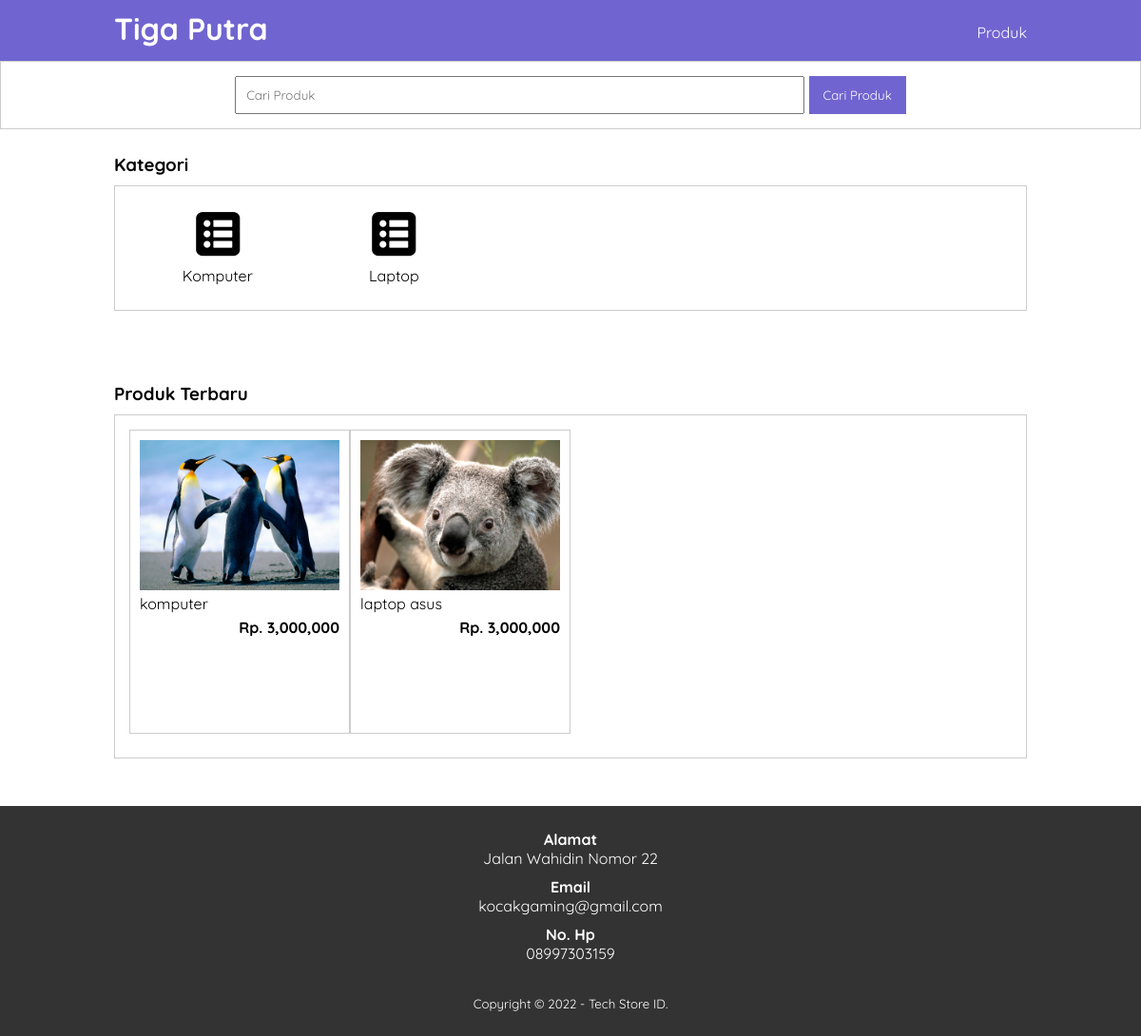
The page / on the database its author committed.
### tables this page shows
CREATE TABLE `tb_category` (
  `category_id` int(11) NOT NULL,
  `category_name` varchar(25) NOT NULL
);

CREATE TABLE `tb_product` (
  `product_id` int(11) NOT NULL,
  `category_id` int(11) NOT NULL,
  `product_name` varchar(100) NOT NULL,
  `product_price` int(11) NOT NULL,
  `product_description` text NOT NULL,
  `product_image` varchar(100) NOT NULL,
  `product_status` tinyint(1) NOT NULL,
  `date_created` timestamp NOT NULL DEFAULT CURRENT_TIMESTAMP
);

### index.php (the view, shortened to what this page needs)
<?php
include 'koneksi.php';
$kontak = mysqli_query($conn, "SELECT admin_telp, admin_email, admin_address FROM tb_admin WHERE admin_id = 1 ");
$a = mysqli_fetch_object($kontak);
?>
<!DOCTYPE html>
<html lang="en">
<head>
    <link rel="stylesheet" href="css/style.css">
</head>
<body>
    <header>
        <div class="container">
            <h1><a href="index.php">Tiga Putra</h1>
            <ul>
                <li><a href="produk.php">Produk</a></li>
            </ul>
        </div>
    </header>
    <div class="search">
        <div class="container">
            <form action="produk.php">
                <input type="text" name="search" placeholder="Cari Produk">
                <input type="submit" name="cari" value="Cari Produk">
            </form>
        </div>
    </div>
    <div class="section">
        <div class="container">
            <h3>Kategori</h3>
            <div class="box">
                <?php
                $kategori = mysqli_query($conn, "SELECT * FROM tb_category ORDER BY category_id DESC");
                if (mysqli_num_rows($kategori) > 0) {
                    while ($k = mysqli_fetch_array($kategori)) {
                        ?>
                        <a href="produk.php?kat=<?php echo $k['category_id'] ?>">
                            <div class="col-5">
                                <img src="img/icon-kategori.png" width="50px" style="margin-bottom:5px;">
                                <p><?php echo $k['category_name'] ?></p>
                            </div>
                        </a>
                    <?php }
                    } else { ?>
                    <p>Kategori Tidak Ada</p>
                <?php } ?>
            </div>
        </div>
    </div>
    <div class="section">
        <div class="container">
            <h3>Produk Terbaru</h3>
            <div class="box">
                <?php
                $produk = mysqli_query($conn, "SELECT * FROM tb_product WHERE product_status = 1 ORDER BY product_id DESC LIMIT 8");
                if (mysqli_num_rows($produk) > 0) {
                    while ($p = mysqli_fetch_array($produk)) {
                        ?>
                        <a href="detail-produk.php?id=<?php echo $p['product_id'] ?>">
                            <div class="col-4">
                                <img src="produk/<?php echo $p['product_image'] ?>">
                                <p class="nama"><?php echo substr( $p['product_name'] , 0, 30) ?></p>
                                <p class="harga">Rp. <?php echo number_format($p['product_price']) ?></p>
                            </div>
                        </a>
                    <?php }
                    } else { ?>
                    <p>Produk Tidak Ada</p>
                <?php } ?>
            </div>
        </div>
    </div>
    <div class="footer">
        <div class="container">
            <h4>Alamat</h4>
            <p><?php echo $a->admin_address ?></p>
            <h4>Email</h4>
            <p><?php echo $a->admin_email ?></p>
            <h4>No. Hp</h4>
            <p><?php echo $a->admin_telp ?></p>
            <small>Copyright &copy; 2022 - Tech Store ID.</small>
        </div>
    </div>
</body>
</html>

### css/style.css (style rules this page uses)
* { padding: 0; margin: 0; font-family: 'Quicksand', sans-serif; }
body { background-color: #fff; }
a { color: inherit; text-decoration: none; }
header { background-color: #7065d0; color: #fff; }
header h1 { float: left; padding: 10px 0; }
header ul { float: right; }
header ul li { display: inline-block; }
header ul li a { padding: 20px 0 20px 15px; display: inline-block; }
.container { width: 80%; margin: 0 auto; }
.container:after { content: ''; display: block; clear: both; }
.section { padding: 25px 0; }
.box { background-color: #fff; border: 1px solid #ccc; padding: 15px; box-sizing: border-box; margin: 10px 0 25px 0; }
.box:after { content: ''; display: block; clear: both; }
.search { padding: 15px 0; background-color: #fff; border: 1px solid #ccc; text-align: center; }
.search input[type=text] { width: 60%; padding: 10px; }
.search input[type=submit] { padding: 12px 15px; background-color: #7065d0; color: #fff; border: none; cursor: pointer; }
.col-5 { width: 20%; height: 100px; text-align: center; float: left; padding: 10px; box-sizing: border-box; }
.col-4 { width: 25%; height: 320px; border: 1px solid #ccc; float: left; padding: 10px; box-sizing: border-box; margin-bottom: 10px; }
.col-4 img { width: 100%; }
.col-4 .nama { color: 666; margin-bottom: 5px; }
.col-4 .harga { font-weight: bold; color: #000; float: right; }
.footer { padding: 25px; background-color: #333; color: #fff; text-align: center; }
.footer p { margin-bottom: 10px; }
.footer small { margin-top: 25px; display: inline-block; }

### rows shown on the page
tb_category: category_name "Komputer"
tb_category: category_name "Laptop"
tb_product: product_image (picture), product_name "komputer", product_price "3,000,000"
tb_product: product_image (picture), product_name "laptop asus", product_price "3,000,000"

### other values the page prints
$a->admin_address "Jalan Wahidin Nomor 22"
$a->admin_email "kocakgaming@gmail.com"
$a->admin_telp "08997303159"
